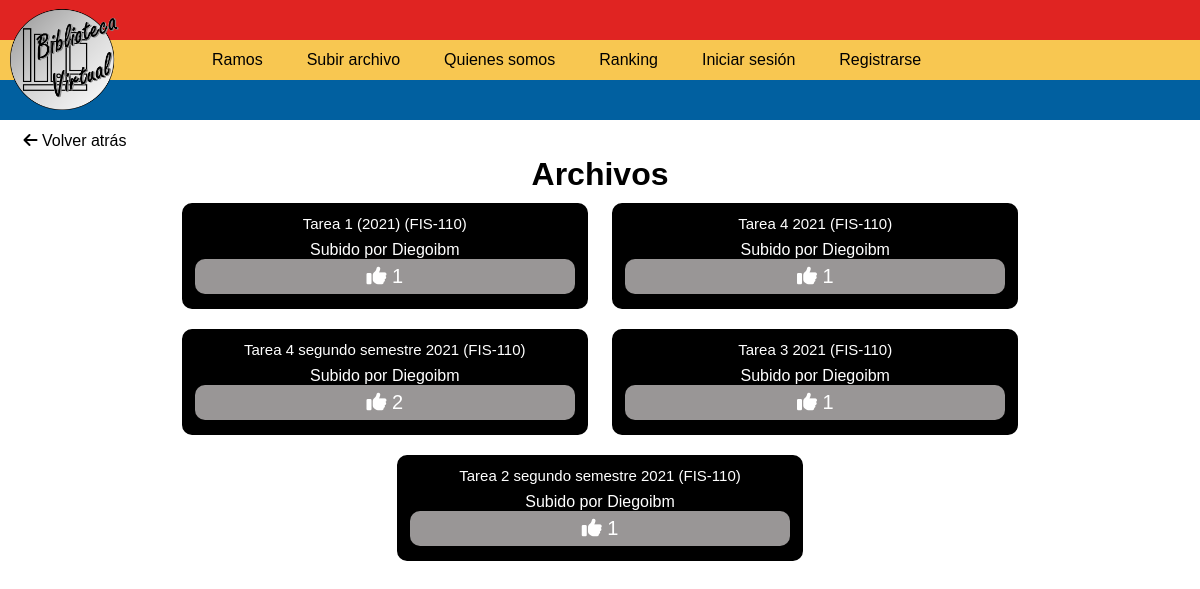
/ramos/FIS-110/, run on the app's committed database.
### Biblio/models.py (models this page shows, shortened)
class Post(models.Model):
    titulo=models.CharField(max_length=51)
    user = models.ForeignKey(User, on_delete=models.CASCADE, related_name='posts')
    timestap = models.DateTimeField(default=timezone.now)
    ramo = models.CharField(max_length=7)
    archivo = models.FileField(upload_to="myfolder/", blank=True, null=True)
    likes = models.ManyToManyField(User, related_name="UserPost")

### Biblio/views.py (the view)
# urls.py: path('ramos/<str:asignatura>/',VerArchivos),
def VerArchivos(request, asignatura):
    if request.method == 'POST':
        post_liked = Post.objects.get(id=request.POST.get('post'))
        if request.user in post_liked.likes.all():
            post_liked.likes.remove(request.user)
        else:
            post_liked.likes.add(request.user)
    posts = Post.objects.all().filter(ramo=asignatura)
    context = {'posts': posts, 'user': request.user}
    return render(request, "ramos.html", context)

### templates/ramos.html (shortened to what this page needs)
{% load static %}
<head>
    <link rel="stylesheet" type="text/css" href='{% static "css/ramos.css" %}'/>
</head>
<body>
    {%include "Barrasuperior.html"%}
    <a class="retroceso" href="http://127.0.0.1:8000/ramos/"><i class="fas fa-arrow-left"></i>  Volver atrás</a>
    <h1 class="titulo">Archivos</h1>
    <div class="archivos">
        {%for post in posts%}
        <div class="Bloque">
            <a class="archivo" href={{post.archivo.url}} download><li>{{post.titulo}}  ({{post.ramo}})</li></a>
            <p class="creador">Subido por {{post.user}}</p>
            <form class="formulario-likes" method="post" action=".">
                {%if user in post.likes.all%}
                    <button class="boton-like" type="submit" id="submit" style="color:white;background:#0160A0;border:black solid 3px;"><i class="fas fa-thumbs-up"></i>          {{post.likes.all.count}}</button>
                {%else%}
                    <button class="boton-like" type="submit" id="submit"><i class="fas fa-thumbs-up"></i>          {{post.likes.all.count}}</button>
                {%endif%}
            </form>
        </div>
        {%endfor%}
    </div>
</body>

### static/css/ramos.css (style rules this page uses)
body { font-family: 'Ubuntu', sans-serif; text-align: center; }
.titulo { text-align: center; }
.Bloque { width: 400px; height: 100px; background-color:black; margin:10px; box-sizing: content-box; display: inline-block; border: 3px solid black; border-radius: 10px; text-align: center; }
.archivo { color: white; text-decoration: none; list-style: none; line-height: 35px; text-align: center; font-size: 15px; margin-bottom: 0; }
.retroceso { margin-top: 6px; display: block; width: 150px; height: 30px; color: black; text-decoration: none; line-height: 30px; text-align: center; border-radius: 5px; }
.boton-like { background-color:rgba(241, 237, 237, 0.637); text-align: center; width: 95%; height: 35%; font-size: 20px; vertical-align: text-bottom; border: none; border-radius: 10px; color: white; }
.creador { color: white; margin-top: 0; }

### static/css/BarraFija.css (style rules this page uses)
* { box-sizing: border-box; margin: 0; }
body { font-family: 'Ubuntu', sans-serif; }

### data on the page
Post: titulo "Tarea 1 (2021)", ramo "FIS-110", user "Diegoibm", likes.all.count "1"
Post: titulo "Tarea 4 2021", ramo "FIS-110", user "Diegoibm", likes.all.count "1"
Post: titulo "Tarea 4 segundo semestre 2021", ramo "FIS-110", user "Diegoibm", likes.all.count "2"
Post: titulo "Tarea 3 2021", ramo "FIS-110", user "Diegoibm", likes.all.count "1"
Post: titulo "Tarea 2 segundo semestre 2021", ramo "FIS-110", user "Diegoibm", likes.all.count "1"
